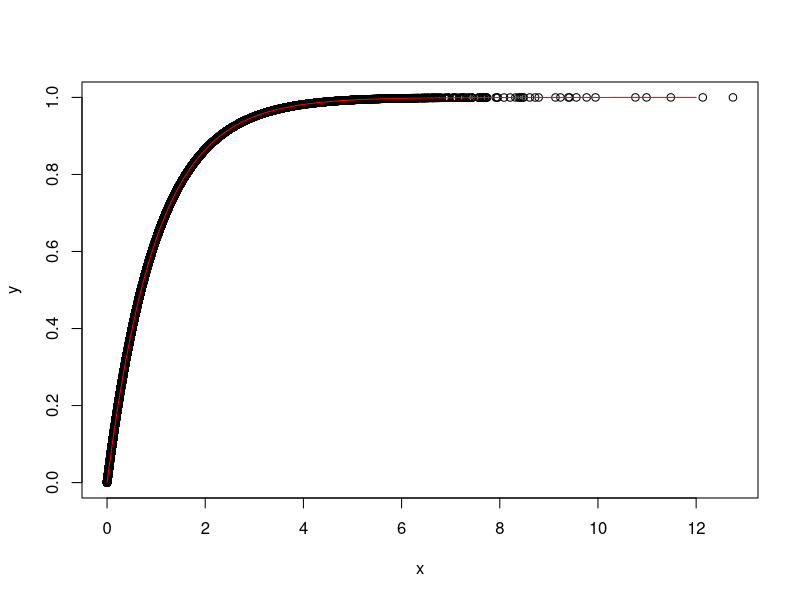

Recreate this plot in R. (Note: this script raises an error after producing the figure.)
## ---- chunk 1
expdist <- function(rate, n) {
   u <- runif(n)
   x <-  -log( (1/rate)*( 1 - u))/rate
   list = list(x, u)
   return(list)
}

n <- 60000
lambda <- 1
outval <- expdist(lambda, n)
plot(outval[[1]], outval[[2]], xlab = "x", ylab = "y")
curve(pexp(x, rate = lambda), from=0, to=12, col='red', add = TRUE)
## ---- chunk 2
# for u < c/alpha
c <- function(alpha) {
  return(exp(1)*alpha/(exp(1)+alpha))
}

dist1 <- function(alpha, n) {
   u <- runif(n)
   x <- 1/alpha*log(u*alpha/c(alpha))
   list = list(x, u)
   return(list)
}


n <- 60000
alpha <- 0.5
outval1 <- dist1(alpha, n)
plot(outval1[[1]], outval1[[2]], xlab = "x", ylab = "y", xlim = c(0, c(alpha)/alpha))

dist2 <- function(alpha, n) {
  u <- runif(n)
  x <- -log(exp(-1)-u/c(alpha)+1/alpha)
  list = list(x, u)
  return(list)
}

outval2 <- dist2(alpha, n)
points(outval2[[1]], outval2[[2]], xlab = "x", ylab = "y", ylim = c(alpha)/alpha, 10)
## ---- chunk 3
dist3 <- function(alpha, n) {
   u <- runif(n)
   x <- 1/alpha*log(-u/(u-1))
   list = list(x, u)
   return(list)
}

outval3 <- dist3(alpha, n)
plot(outval3[[1]], outval3[[2]], xlab = "x", ylab = "y")
## ---- chunk 4
mynormal <- function(n) {
  x1 <- runif(n, min = 0, max = 2*pi)
  x2 <- expdist(0.5, n)
  y1 <- sqrt(unlist(x2))*cos(x1)
  y2 <- sqrt(unlist(x2))*sin(x1)
  return(list(y1,y2))
}

n = 1000
mynormalout <- mynormal(n)
plot(mynormalout[[1]], mynormalout[[2]], xlab = "x", ylab = "y")
hist(mynormalout[[2]], breaks = 500)

x <- seq(-4, 4, length=100)
y <- dnorm(x)
lines(x,y, type = "l", lwd = 2, xlab = "", ylab = "", add = TRUE)
